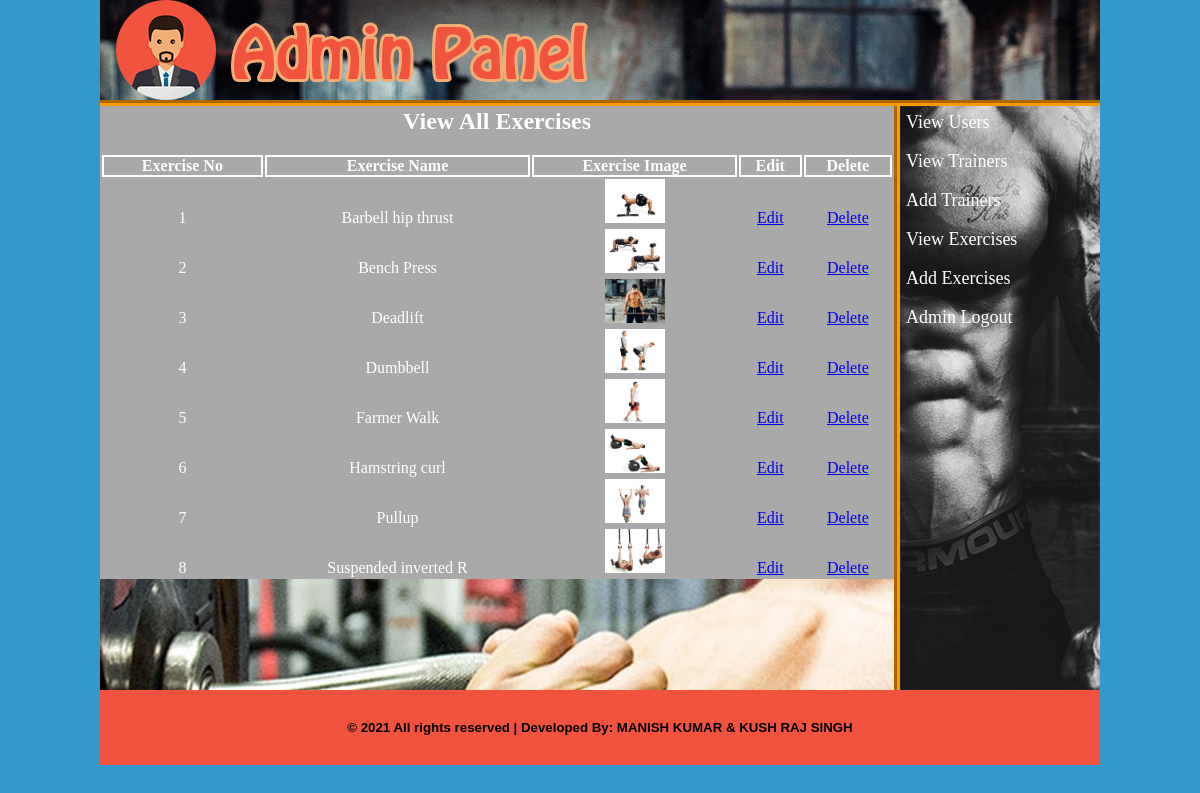
The app's page /admin/index.php?view_exercises (signed in) with its own data.
### tables this page shows
CREATE TABLE `exercises` (
  `exer_id` int(10) NOT NULL,
  `exer_name` varchar(20) NOT NULL,
  `sets` varchar(10) NOT NULL,
  `day_id` int(10) NOT NULL,
  `exer_img` text NOT NULL,
  `user_id` int(10) NOT NULL
);

### admin/view_exercises.php (the view, shortened to what this page needs)
<html>
<head>
</head>
<body>
	<?php
		if(isset($_GET['view_exercises'])) {
	?>
	<table align="center" width="794" style="color:white;">
		<tr align="center">
			<td colspan="6"><h2>View All Exercises</h2><br></td>
		</tr>
		<tr>
			<th>Exercise No</th>
			<th>Exercise Name</th>
			<th>Exercise Image</th>
			<th>Edit</th>
			<th>Delete</th>
		</tr>
		<?php
		$i=0;
			$sel_exer="SELECT * FROM exercises";
			$run_exer=mysqli_query($con, $sel_exer);
			while ($row_exer=mysqli_fetch_array($run_exer)) {
				$exer_id=$row_exer['exer_id'];
				$exer_name=$row_exer['exer_name'];
				$exer_img=$row_exer['exer_img'];
				$i++;
		?>
		<tr align="center">
			<td><?php echo $i; ?></td>
			<td><?php echo $exer_name; ?></td>
			<td><img src="exercise_images/<?php echo $exer_img; ?>" width="60" height="44"></td>
			<td><a href="index.php?edit_exercise=<?php echo $exer_id; ?>">Edit</a></td>
			<td><a href="index.php?delete_exercise=<?php echo $exer_id; ?>">Delete</a></td>
		</tr>
		<?php } ?>
	</table>
	<?php } ?>
</body>
</html>

### admin/styles/style.css (style rules this page uses)
html, body, div, span, applet, object, iframe, h1, h2, h3, h4, h5, h6, p, blockquote, pre, a, abbr, acronym, address, big, cite, code, del, dfn, em, img, ins, kbd, q, s, samp, small, strike, strong, sub, sup, tt, var, b, u, i, center, dl, dt, dd, ol, ul, li, fieldset, form, label, legend, table, caption, tbody, tfoot, thead, tr, th, td, article, aside, canvas, details, embed, figure, figcaption, footer, header, hgroup, menu, nav, output, ruby, section, summary, time, mark, audio, video { margin: 0; padding: 0; border: 0; vertical-align: baseline; }
body { background-color: #39C; background-repeat: no-repeat; }

### admin/view_exercises.php (style rules this page uses)
table { background-color: darkgrey; }
tr,th { border: 2px solid white; }

### records on screen
exercises: exer_name "Barbell hip thrust", exer_img (picture)
exercises: exer_name "Bench Press", exer_img (picture)
exercises: exer_name "Deadlift", exer_img (picture)
exercises: exer_name "Dumbbell", exer_img (picture)
exercises: exer_name "Farmer Walk", exer_img (picture)
exercises: exer_name "Hamstring curl", exer_img (picture)
exercises: exer_name "Pullup", exer_img (picture)
exercises: exer_name "Suspended inverted R", exer_img (picture)
